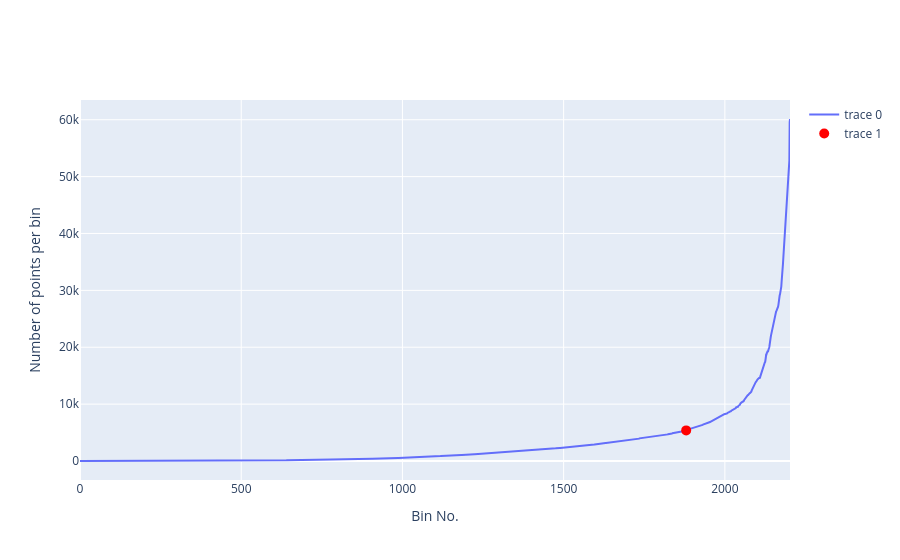

Notebook cell for this chart:
### Code cell
threshold_1 = profileNo_vs_xy_bins(df_00_23, n_x_bins=100, n_y_bins=100, show_threshold=True, threshold_quantile=0.935, projection='npstere')

### Figure 1 — Plotly figure (JSON) as saved in the notebook; plotly's stock layout.template omitted (floating-point values rounded to 4 significant figures; data arrays with more than 128 entries replaced by an {"elided": "..."} marker saying what was removed)
{"data": [{"type": "scatter", "x": {"elided": "2203 int values"}, "y": {"elided": "2203 int values"}}, {"marker": {"color": "red", "size": 10}, "mode": "markers", "type": "scatter", "x": [1880], "y": [5384]}], "layout": {"xaxis": {"title": {"text": "Bin No."}}, "yaxis": {"title": {"text": "Number of points per bin"}}}}
